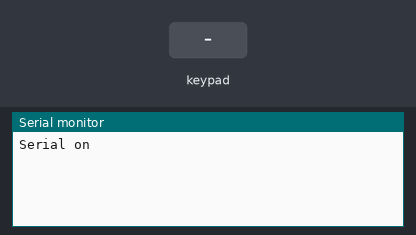
The sketch below on a simulated Arduino Uno, built with avr-gcc and run on an emulated ATmega328P. Parts: the last lines printed to the serial monitor. The inputs (shaded band) are chosen by the test bench.

Above: at 1.2 s.
1.3 s: key 'F' pressed
At 1.7 s:
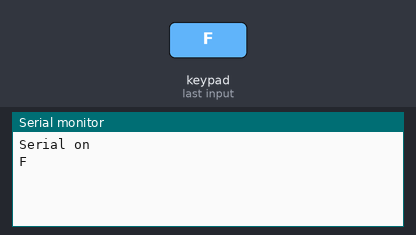
2.8 s: keypad keys 2 3 4 5 pressed 0.4 s apart
At 5.1 s:
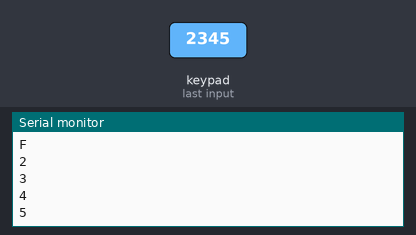
5.9 s: key 'E' pressed
At 6.4 s:
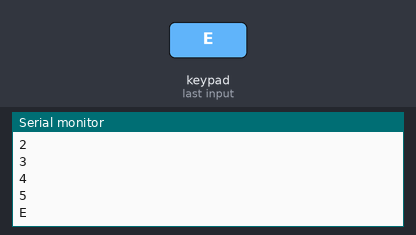
7.4 s: keypad keys 2 3 4 5 A pressed 0.4 s apart
At 9.8 s:
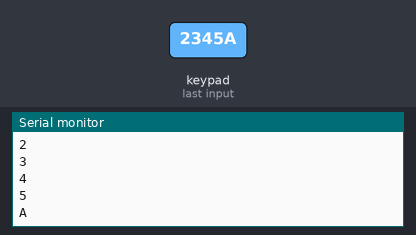
10.9 s: key 'D' pressed
At 11.5 s:
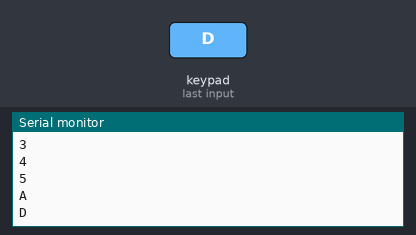
12.4 s: key 'B' pressed
At 13.7 s:
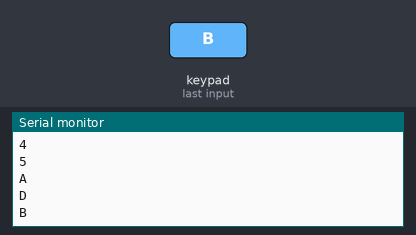
Timing chart, 0 to 14.9 s (numbered marks = the images above; inputs shaded):
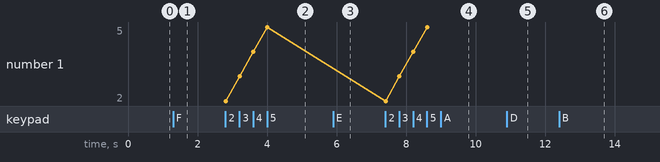

Measured:
- after the input at 1.3 s, the serial monitor: prints a new line at once (image 1)
- after the input at 2.8 s, the serial monitor: prints a new line at once (image 2)
- after the input at 5.9 s, the serial monitor: prints a new line at once (image 3)
- after the input at 7.4 s, the serial monitor: prints a new line at once (image 4)
- after the input at 10.9 s, the serial monitor: prints a new line at once (image 5)
- after the input at 12.4 s, the serial monitor: prints a new line at once (image 6)

The sketch:

Merlin_Matrix.ino
```cpp
/*  Title:       Merlin Keypad Matrix
 *  Description: Read key pressed from Parker Brothers Merlin handheld game.
 *  Author:      Colin Travis
 *  Version:     0.2
 *  Modified:    11/13/2017
 *
 */
#include <Keypad.h>

// The Merlin keypad is one piece of clear thin flexible plastic with Metallic pads
//   printed on one side, that when folded in half will touch each other
const byte PIN_1 = 4; // Four rows
const byte PIN_2 = 4; // Four columns
// Define the Keymap
// A = 10
// B = NEW GAME
// C = SAME GAME
// D = HIT ME
// E = COMP TURN
// F = NOT USED
char keys[PIN_1][PIN_2] = {
  {'F','E','D','B'},
  {'8','9','C','A'},
  {'4','5','7','6'},
  {'0','1','3','2'}
};

byte rowPins[PIN_1] = { 2, 3, 4, 5};
byte colPins[PIN_2] = { 6, 9, 10, 19};

// Create the Keypad
Keypad kpd = Keypad( makeKeymap(keys), rowPins, colPins, PIN_1, PIN_2 );

void setup()
{
  Serial.begin(9600);
  Serial.println("Serial on");
}

void loop()
{
  char key = kpd.getKey();
  if(key)  // Check for a valid key.
  {
   Serial.println(key);
   }
}
```
